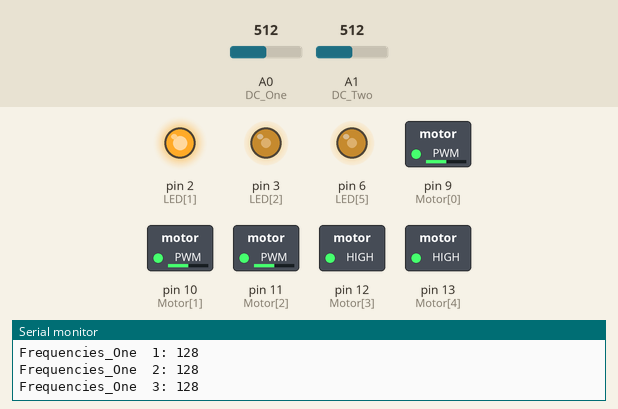
Recording of a sketch running on a simulated Arduino Uno, built with avr-gcc and run on an emulated ATmega328P. On the bench: switched loads named in the sketch (green lamp = pin HIGH), output pins drawn as LEDs (lit = HIGH), the last lines printed to the serial monitor. Inputs (shaded band) come from the test bench; at power-on: A0 (DC_One) = 512, A1 (DC_Two) = 512. Pins used as bus, display or sensor lines are not drawn.

Above: at 1.2 s.
1.3 s: A0 (DC_One) set to 716
At 1.9 s:
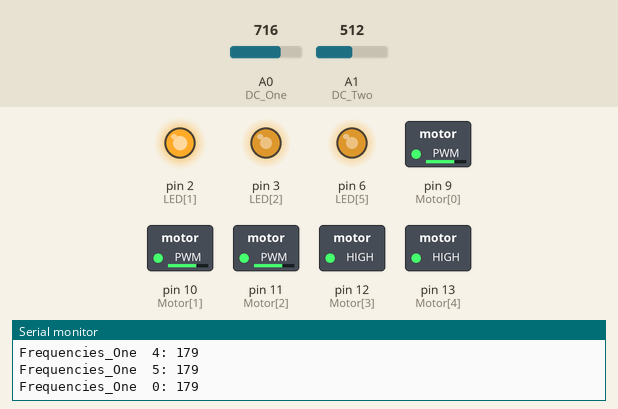
2.9 s: A1 (DC_Two) set to 0
At 3.5 s:
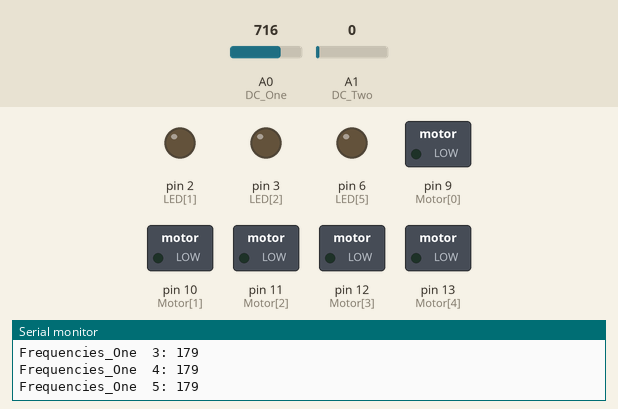
4.4 s: A1 (DC_Two) set to 16
At 5.3 s:
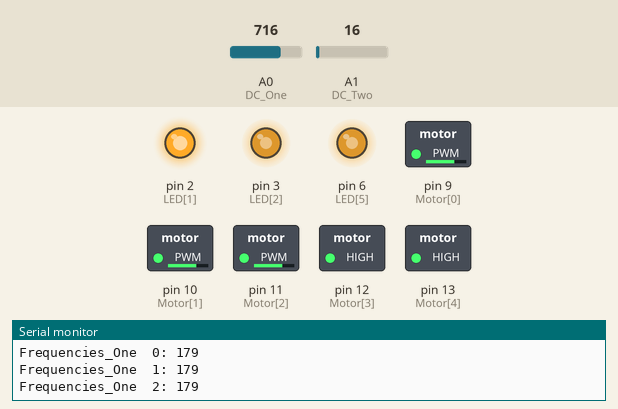
7.4 s: A0 (DC_One) set to 416
At 8.3 s:
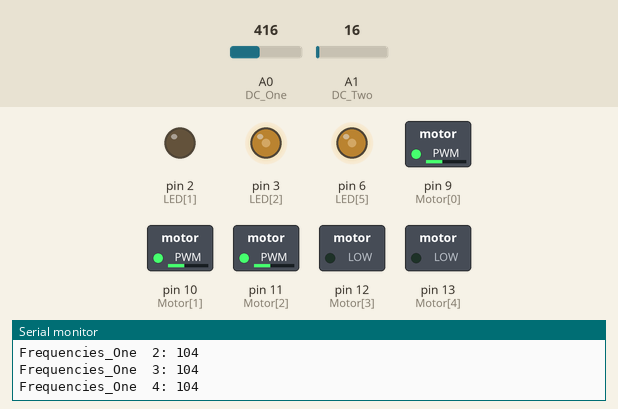
9.1 s: A0 (DC_One) set to 392
12.1 s: A0 (DC_One) set to 43
At 12.11 s:
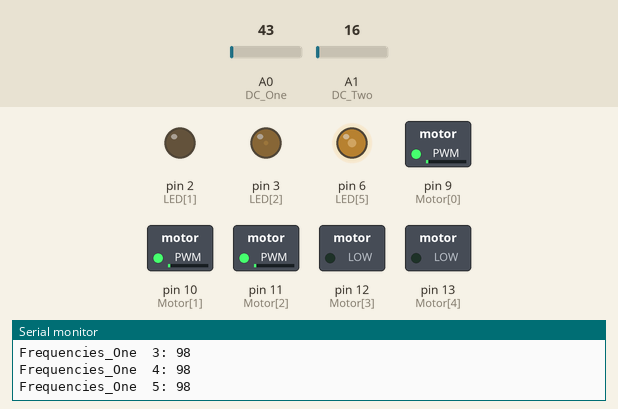
13.6 s: A0 (DC_One) set to 36
At 14.7 s:
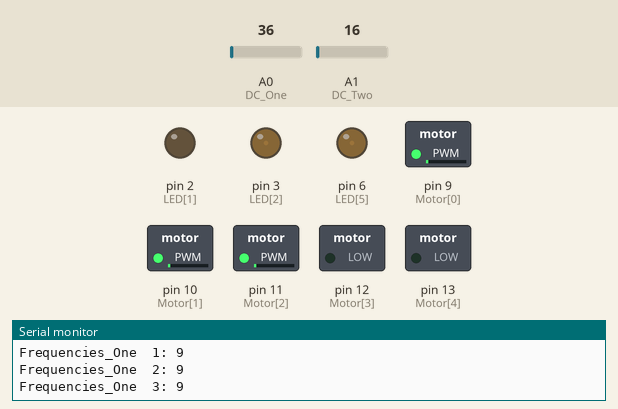
Timing chart, 0 to 16.6 s (numbered marks = the images above; inputs shaded):
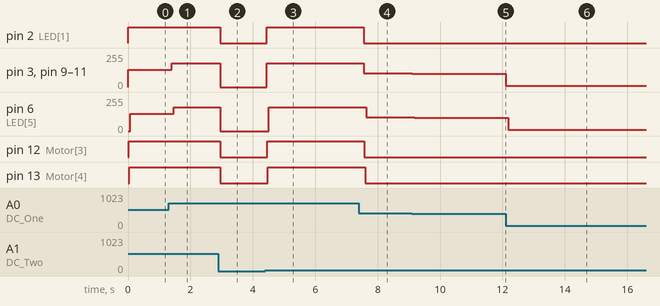

The sketch:

final_try_try_try_3.ino
```cpp
// (licence header left out)
//Declare Spectrum Shield pin connections
#define STROBE 4
#define RESET 5
#define DC_One A0
#define DC_Two A1


//Define LED connections on the Arduino/Shield
int LED[] = {1,2,3,4,5,6,7};

//Define spectrum variables
int freq_amp;
int Frequencies_One[7];
int Frequencies_Two[7];
int i;

/*int motor1 = 11;
int motor2 = 10;
int motor3 = 9;
*/

int Motor[] = {9,10,11,12,13};


/********************Setup Loop*************************/
void setup() {
  // initialize serial communication at 9600 bits per second:
  Serial.begin(9600);

  //Set LED pin configurations
  for(i=0; i<6; i++)
  {
    pinMode(LED[i], OUTPUT);
    digitalWrite(LED[i], LOW);
  }


/* analogWrite(motor1, 127);
 delay(1000);
 analogWrite(motor1, 0);

 analogWrite(motor2, 127);
 delay(1000);
 analogWrite(motor2, 0);

 analogWrite(motor3, 127);
 delay(1000);
 analogWrite(motor3, 0);
 */

  //Set spectrum Shield pin configurations
  pinMode(STROBE, OUTPUT);
  pinMode(RESET, OUTPUT);
  pinMode(DC_One, INPUT);
  pinMode(DC_Two, INPUT);
  digitalWrite(STROBE, HIGH);
  digitalWrite(RESET, HIGH);

  //Initialize Spectrum Analyzers
  digitalWrite(STROBE, LOW);
  delay(1);
  digitalWrite(RESET, HIGH);
  delay(1);
  digitalWrite(STROBE, HIGH);
  delay(1);
  digitalWrite(STROBE, LOW);
  delay(1);
  digitalWrite(RESET, LOW);
}


/**************************Main Function Loop*****************************/
void loop() {

  Read_Frequencies();
  Graph_Frequencies();
  delay(50);

}


/*******************Pull frquencies from Spectrum Shield********************/
void Read_Frequencies(){
  //Read frequencies for each band
  for (freq_amp = 0; freq_amp<6; freq_amp++)
  {
    Frequencies_One[freq_amp] = analogRead(DC_One);
    Frequencies_Two[freq_amp] = analogRead(DC_Two);
    digitalWrite(STROBE, HIGH);
    digitalWrite(STROBE, LOW);
  }
}

/*******************Light LEDs based on frequencies*****************************/
void Graph_Frequencies(){
   for( i= 0; i<6; i++){
    if( Frequencies_Two[i]< 1){
  Frequencies_Two[i] = 0;
        analogWrite(LED[i], 0);
        analogWrite(Motor[i], 0);
    }
    else{
        analogWrite(LED[i], Frequencies_One[i]/4);
         analogWrite(Motor[i], Frequencies_One[i]/4);

  Serial.print("Frequencies_One  ");
  Serial.print(i);
   Serial.print(": ");
  Serial.println(Frequencies_One[i]/4);

         }


   }
}
```

Measured:
- the behaviour switches between 40 and 39 on A0 (DC_One) (found by bisection; images 5 and 6)
- after the input at 1.3 s, pin 3 (LED[2]), pin 9 (Motor[0]), pin 10 (Motor[1]), pin 11 (Motor[2]): 128/255 → 179/255 after 0.09 s; pin 6 (LED[5]): 128/255 → 179/255 after 0.17 s
- after the input at 2.9 s, pin 2 (LED[1]), pin 12 (Motor[3]), pin 13 (Motor[4]): HIGH → LOW after 0.05 s; pin 3 (LED[2]), pin 6 (LED[5]), pin 9 (Motor[0]), pin 10 (Motor[1]), pin 11 (Motor[2]): 179/255 → 0/255 after 0.05 s
- after the input at 4.4 s, pin 2 (LED[1]): LOW → HIGH after 0.05 s; pin 3 (LED[2]), pin 9 (Motor[0]), pin 10 (Motor[1]), pin 11 (Motor[2]): 0/255 → 179/255 after 0.05 s; pin 6 (LED[5]): 0/255 → 179/255 after 0.11 s; pin 12 (Motor[3]): LOW → HIGH after 0.06 s; pin 13 (Motor[4]): LOW → HIGH after 0.08 s
- after the input at 7.4 s, pin 2 (LED[1]): HIGH → LOW after 0.15 s; pin 3 (LED[2]), pin 9 (Motor[0]), pin 10 (Motor[1]), pin 11 (Motor[2]): 179/255 → 104/255 after 0.15 s; pin 6 (LED[5]): 179/255 → 104/255 after 0.23 s; pin 12 (Motor[3]): HIGH → LOW after 0.18 s; pin 13 (Motor[4]): HIGH → LOW after 0.20 s
- after the input at 9.1 s, pin 3 (LED[2]), pin 9 (Motor[0]), pin 10 (Motor[1]), pin 11 (Motor[2]): 104/255 → 98/255 at once; pin 6 (LED[5]): 104/255 → 98/255 after 0.08 s
- after the input at 12.1 s, pin 3 (LED[2]), pin 9 (Motor[0]), pin 10 (Motor[1]), pin 11 (Motor[2]): 98/255 → 10/255 at once; pin 6 (LED[5]): 98/255 → 10/255 after 0.08 s
- after the input at 13.6 s, pin 3 (LED[2]), pin 9 (Motor[0]), pin 10 (Motor[1]), pin 11 (Motor[2]): 10/255 → 9/255 at once; pin 6 (LED[5]): 10/255 → 9/255 after 0.07 s
